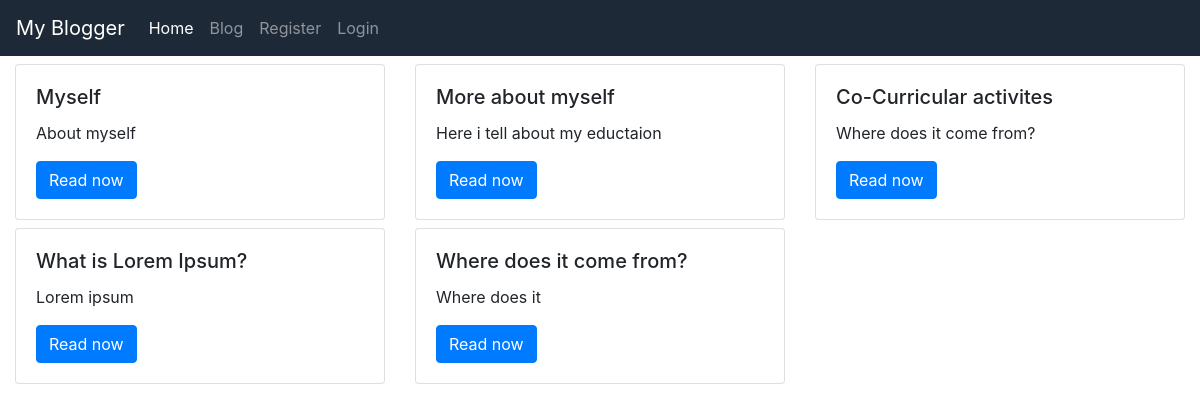
Screenshot of /blog/ with the database file from the repository.
### blogpsot/models.py (models this page shows, shortened)
class blogpost(models.Model):
    post_id = models.IntegerField()
    title = models.CharField(max_length=50)
    heading1 = models.CharField(max_length=100)
    content = models.TextField()
    pub_date = models.DateField()

### blogpsot/views.py (the view)
# urls.py: path('', views.index, name="home"),
def index(request):
    article = blogpost.objects.all()
    return render(request, 'index.html', {'article': article})

### Templates/index.html
{% extends 'base.html' %}
{% block content %}
 <div class="col mt-2" >
 <div class="row">
{% for items in article %}
<div class="col-sm-3 col-md-6 col-lg-4 mb-2">
  <div class="card">
   <div class="card-body">
    <h5 class="card-title">{{items.title}}</h5>
    <p class="card-text">{{items.heading1}}</p>
    <a href="{{items.post_id}}" class="btn btn-primary">Read now</a>
   </div>
  </div>
 </div>
 {% endfor %}
</div>
</div>
{% endblock %}

### Templates/base.html (shortened to what this page needs)
<!doctype html>
<html lang="en">
<head>
 <link rel="stylesheet" href="https://stackpath.bootstrapcdn.com/bootstrap/4.5.0/css/bootstrap.min.css"
>
</head>
<body>
<nav class="navbar navbar-expand-lg navbar-dark" style="background-color: #1e2938;">
 <a class="navbar-brand" href="/">My Blogger</a>
 <div class="collapse navbar-collapse" id="navbarSupportedContent">
  <ul class="navbar-nav mr-auto">
<li class="nav-item active"><a class="nav-link" href="/">Home <span class="sr-only">(current)</span></a></li>
  <li class="nav-item"><a class="nav-link" href="/blog">Blog</a>
  {% if user.is_authenticated %}
  <li class="nav-item"><a class="nav-link" >Hello, {{user.first_name}}</a></li>
  <li class="nav-item"><a class="nav-link" href="/accounts/logout">Logout</a></li>
  {% else %}
    <li class="nav-item"><a class="nav-link" href="/accounts/register">Register</a></li>
    <li class="nav-item"><a class="nav-link" href="/accounts/login">Login</a></li>
  {% endif %}
  </ul>
 </div>
</nav>
{% block content %}
{% endblock %}
</body>
</html>

### rows the page displays
blogpost: title "Myself", heading1 "About myself"
blogpost: title "More about myself", heading1 "Here i tell about my eductaion"
blogpost: title "Co-Curricular activites", heading1 "Where does it come from?"
blogpost: title "What is Lorem Ipsum?", heading1 "Lorem ipsum"
blogpost: title "Where does it come from?", heading1 "Where does it"
